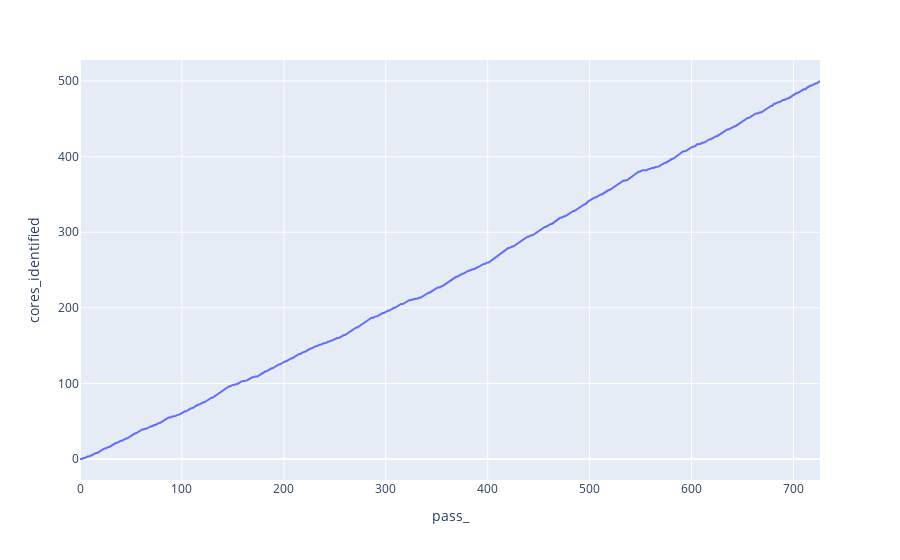

Notebook source saved alongside this figure:
### Code cell
fig = core_identifier.metrics.visualize(x='pass_',y='cores_identified')
fig.show()

### Figure 1 — Plotly figure (JSON) as saved in the notebook; plotly's stock layout.template omitted (floating-point values rounded to 4 significant figures; data arrays with more than 128 entries replaced by an {"elided": "..."} marker saying what was removed)
{"data": [{"hovertemplate": "pass_=%{x}<br>cores_identified=%{y}<extra></extra>", "legendgroup": "", "line": {"color": "#636efa", "dash": "solid"}, "marker": {"symbol": "circle"}, "mode": "lines", "name": "", "orientation": "v", "showlegend": false, "x": {"elided": "727 int values"}, "xaxis": "x", "y": {"elided": "727 int values"}, "yaxis": "y", "type": "scatter"}], "layout": {"xaxis": {"anchor": "y", "domain": [0.0, 1.0], "title": {"text": "pass_"}}, "yaxis": {"anchor": "x", "domain": [0.0, 1.0], "title": {"text": "cores_identified"}}, "legend": {"tracegroupgap": 0}, "margin": {"t": 60}}}
